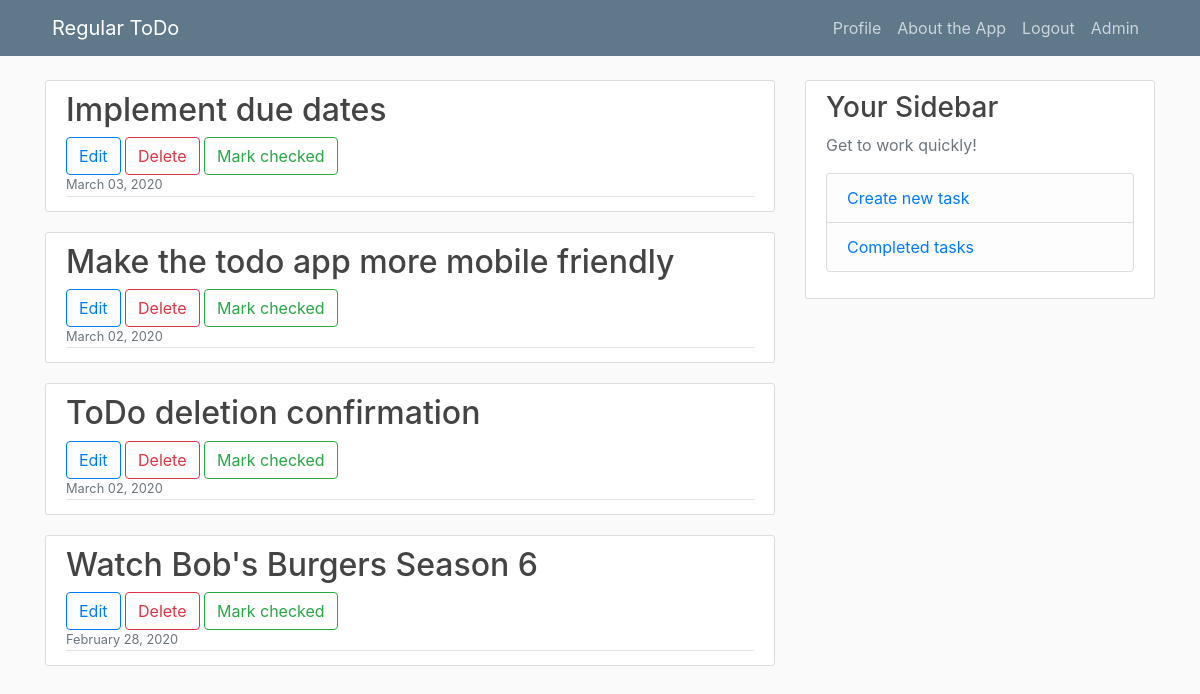
The app's page / (signed in) with its own data.
### ToDo/models.py (models this page shows, shortened)
class ToDo(models.Model):
    title = models.CharField(max_length=100)
    date_posted = models.DateTimeField(default=timezone.now)
    creator = models.ForeignKey(User, on_delete=models.CASCADE)
    is_checked = models.BooleanField(default=False)

### ToDo/views.py (the view)
# urls.py: path('', TodoListView.as_view(), name="todo-home"),
class TodoListView(ListView):
    model = ToDo
    template_name = "ToDo/home.html"
    context_object_name = "todos"
    ordering = ["-date_posted"]

### ToDo/templates/ToDo/home.html (shortened to what this page needs)
{% extends "ToDo/base.html" %}
{% block content %}
{% load crispy_forms_tags %}
{% load user_agents %}
    {% if user.is_authenticated %}
        {% if user.profile.todos == 0 %}
            <div class="container-fluid">
                <h2>You are on top of the world!</h2>
            </div>
        {% else %}
            {% for todo in todos %}
                {% if user.username|lower == todo.creator|lower and not todo.is_checked %}
                    <article class="media content-section">
                        <div class="media-body">
                            <h2><a class="article-title">{{ todo.title }}</a></h2>
                            <button onclick="location.href='{% url 'todo-edit' todo.pk %}'" class="btn btn-outline-primary" type="submit">Edit</button>
                            <button onclick="location.href='{% url 'todo-delete' todo.pk %}'" class="btn btn-outline-danger" type="submit">Delete</button>
                            <button onclick="location.href='{% url 'todo-check' todo.pk %}'" class="btn btn-outline-success" type="submit">Mark checked</button>
                            <br>
                            <div class="article-metadata">
                                <small class="text-muted">{{ todo.date_posted|date:"F d, Y" }}</small>
                            </div>
                        </div>
                    </article>
                {% endif %}
            {% endfor %}
        {% endif %}
    {% endif %}
{% endblock content %}

### static/ToDo/main.css (style rules this page uses)
body { background: #fafafa; color: #333333; margin-top: 5rem; }
h1, h2, h3, h4, h5, h6 { color: #444444; }
.content-section { background: #ffffff; padding: 10px 20px; border: 1px solid #dddddd; border-radius: 3px; margin-bottom: 20px; }
.article-title { color: #444444; }
.article-metadata { padding-bottom: 1px; margin-bottom: 4px; border-bottom: 1px solid #e3e3e3 }

### records on screen
ToDo: title "Implement due dates", date_posted "March 03, 2020"
ToDo: title "Make the todo app more mobile friendly", date_posted "March 02, 2020"
ToDo: title "ToDo deletion confirmation", date_posted "March 02, 2020"
ToDo: title "Watch Bob's Burgers Season 6", date_posted "February 28, 2020"
